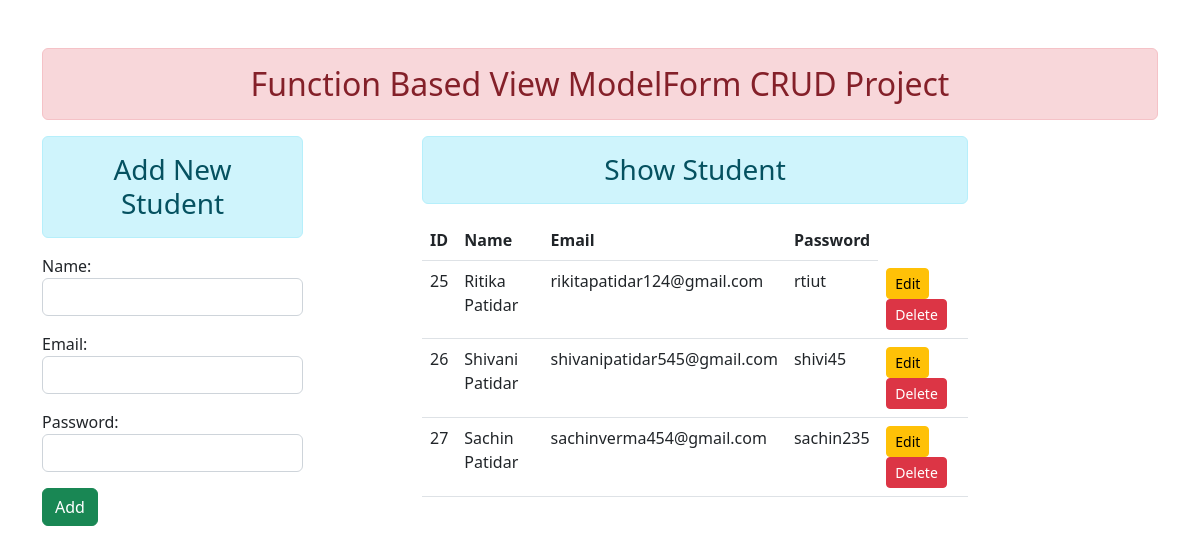
The page / on the database its author committed.
### demoapp/models.py (models this page shows)
class User(models.Model):
    name = models.CharField(max_length=50)
    email = models.EmailField(max_length=30)
    password = models.CharField(max_length=20)

### demoapp/views.py (the view)
# urls.py: path('',views.add_show,name="addandshow"),
def add_show(request):
    if request.method == 'POST':
        form = UserForm(request.POST)
        if form.is_valid():
            nm = form.cleaned_data['name']
            em = form.cleaned_data['email']
            pm = form.cleaned_data['password']
            reg = User(name = nm, email=em, password=pm ) # to reg. name and email
            reg.save()
            form = UserForm()
    else:
        form = UserForm()
    std = User.objects.all()
    return render(request,'addshow.html',{'form':form,'userinfo':std})

### demoapp/forms.py
class UserForm(forms.ModelForm):
    class Meta:
        model = User
        fields = ['name','email','password']
        widgets ={
            'name': forms.TextInput(attrs={'class':'form-control'}),
            'email': forms.EmailInput(attrs={'class':'form-control'}),
            'password': forms.PasswordInput(render_value=True, attrs={'class':'form-control'}),
        }

### templates/addshow.html (shortened to what this page needs)
<!DOCTYPE html>
{% extends 'base.html' %}
{% block body_block %}
<div class="row">
    <div class="col-sm-3">
        <h3 class="text-center alert alert-info">Add New Student</h3>
        <form action="" method="post">
            {{form.as_p}}
            <input type="submit" class="btn btn-success" value="Add">
        </form>
    </div>
    <div class="col-sm-6 offset-1">
        <h3 class="text-center alert alert-info">Show Student</h3>
        {% if userinfo %}
        <table class="table table-hover">
            <thead>
              <tr>
                <th scope="col">ID</th>
                <th scope="col">Name</th>
                <th scope="col">Email</th>
                <th scope="col">Password</th>
              </tr>
            </thead>
            {% for st in userinfo %}
            <tbody>
                <tr>
                    <td>{{st.id}}</td>
                    <td>{{st.name}}</td>
                    <td>{{st.email}}</td>
                    <td>{{st.password}}</td>
                    <td>
                        <a href="{% url 'updatedata' st.id %}" class="btn btn-warning btn-sm">Edit</a>
                        <form action="{% url 'deletedata' st.id%}" method="post" class="d-inline">
                            <input type="submit" class="btn btn-danger btn-sm" value="Delete">
                        </form>
                    </td>
                </tr>
            </tbody>
            {% endfor %}
          </table>
        {% endif %}
    </div>
</div>
{% endblock %}

### templates/base.html (shortened to what this page needs)
<!DOCTYPE html>
{% load static %}
<html lang="en">
<head>
    <link rel="stylesheet" href="{% static "css/bootstrap.css" %}">
</head>
<body>
    <div class="container mt-5">
        <h2 class="text-center alert alert-danger">Function Based View ModelForm CRUD Project</h2>
        {% block body_block %}
    {% endblock %}
    </div>
</body>
</html>

### rows shown on the page
User: id "25", name "Ritika Patidar", email "rikitapatidar124@gmail.com", password "rtiut"
User: id "26", name "Shivani Patidar", email "shivanipatidar545@gmail.com", password "shivi45"
User: id "27", name "Sachin Patidar", email "sachinverma454@gmail.com", password "sachin235"
